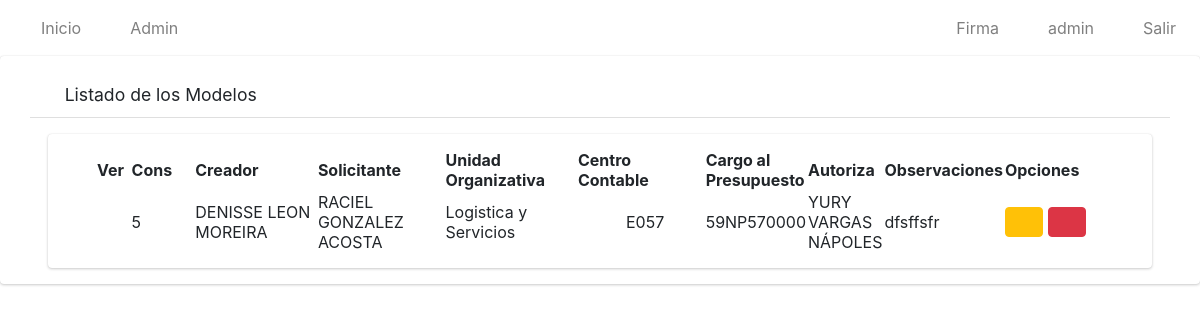
Page /index/listar_modelos/ (signed in) on the earlier database version.
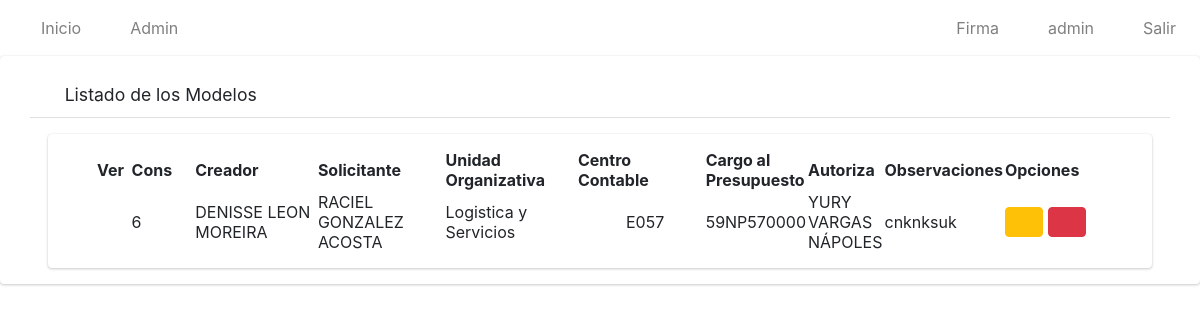
Same page on the later database version.
### app/models.py (models this page shows, shortened)
class Modelo(models.Model):
    nombre=models.CharField(max_length=50)
    solicitante=models.CharField(max_length=50)
    unidad_organizativa=models.CharField(max_length=100)
    c_contable=models.CharField(max_length=4)
    consec=models.IntegerField()
    solicitudes=models.ManyToManyField(Solicitud)
    parleg=models.CharField(max_length=200, blank=True, null=True)
    autoriza=models.CharField(max_length=50)
    cargo_presupuesto=models.CharField(max_length=20)
    observaciones = models.CharField(max_length=500, blank=True, null=True)
    estado=models.CharField(max_length=10)
    cargo_autoriza=models.CharField(max_length=100)
    dependencia_autoriza=models.CharField(max_length=100)
    cargo_solicita=models.CharField(max_length=100)
    area_trabajo_solicita=models.CharField(max_length=100)
    labor=models.CharField(max_length=500, blank=True, null=True)

### app/views.py (the view)
# urls.py: path('listar_modelos/', ModeloListView.as_view(), name='listarMod'),
class ModeloListView(ListView):
    model = Modelo
    template_name = 'modelos/listar.html'
    @method_decorator(login_required)
    def dispatch(self, request, *args, **kwargs):
        return super().dispatch(request,*args,** kwargs)
    def get_context_data(self, **kwargs):
        context = super().get_context_data(**kwargs)
        lista_solicitantes=[]
        modelos=Modelo.objects.all()
        context['title'] = "Listado de Solicitudes"
        context['object_list'] = Modelo.objects.all().filter(estado="ok")
        return context

### app/templates/modelos/listar.html
{% extends 'base.html' %}
{% load static %}
{% block content %}
    <div class=" card card-default">
        <div class="card-header px-3 mb-3 mt-3 container">
            <h3 class="card-title">
            <i class="fas fa-search"></i>
                Listado de los Modelos
            </h3>
            </div>
        <div class="card card-body content-header mx-5 px-5">
            <table id="myTable" class="display" style="width: 100%;">
                <thead>
                    <tr>
                        <th>Ver</th>
                        <th style="width: 2cm">Cons</th>
                        <th>Creador</th>
                        <th>Solicitante</th>
                        <th>Unidad Organizativa</th>
                        <th>Centro Contable</th>
                        <th>Cargo al Presupuesto</th>
                        <th>Autoriza</th>
                        <th>Observaciones</th>
                        <th style="width: 3cm">Opciones</th>
                    </tr>
                </thead>
                <tbody>
                    {% for i in object_list %}
                    <tr>
                        <td style="width: 1cm"></td>
                        <td style="width: 20px;">{{i.consec}}</td>
                        <td style="width: 150px;">{{i.nombre}}</td>
                        <td style="width: 150px;">{{i.solicitante}}</td>
                        <td style="width: 150px;">{{i.unidad_organizativa}}</td>
                        <td style="width: 150px;"><div class="pl-5">{{i.c_contable}}</div></td>
                        <td>{{i.cargo_presupuesto}}</td>
                        <td>{{i.autoriza}}</td>
                        <td>{{i.observaciones}}</td>
                        <td>
{% if perms.app.view_modelo %}
<a href="{% url 'solicitudModel' i.id%}" type="button" class="btn btn-warning">
    <i class="fas fa-eye"></i>
</a>
{% endif %}
                {% if perms.app.delete_modelo %}
                <a href="#" onclick="eliminarModelo({{i.id}})" type="button" class="btn btn-danger">
                    <i class="fas fa-times-circle"></i>
                </a>
                        {% endif %}
                        </td>
                    </tr>
                    {% endfor %}
                </tbody>
            </table>
        </div>
    </div>
{% endblock %}

Differences in the rows shown:
no longer on this page (row edited): Modelo: consec "5", nombre "DENISSE LEON MOREIRA", solicitante "RACIEL GONZALEZ ACOSTA", unidad_organizativa "Logistica y Servicios", c_contable "E057", cargo_presupuesto "59NP570000", autoriza "YURY VARGAS NÁPOLES", observaciones "dfsffsfr"
added Modelo: consec "6", nombre "DENISSE LEON MOREIRA", solicitante "RACIEL GONZALEZ ACOSTA", unidad_organizativa "Logistica y Servicios", c_contable "E057", cargo_presupuesto "59NP570000", autoriza "YURY VARGAS NÁPOLES", observaciones "cnknksuk"
